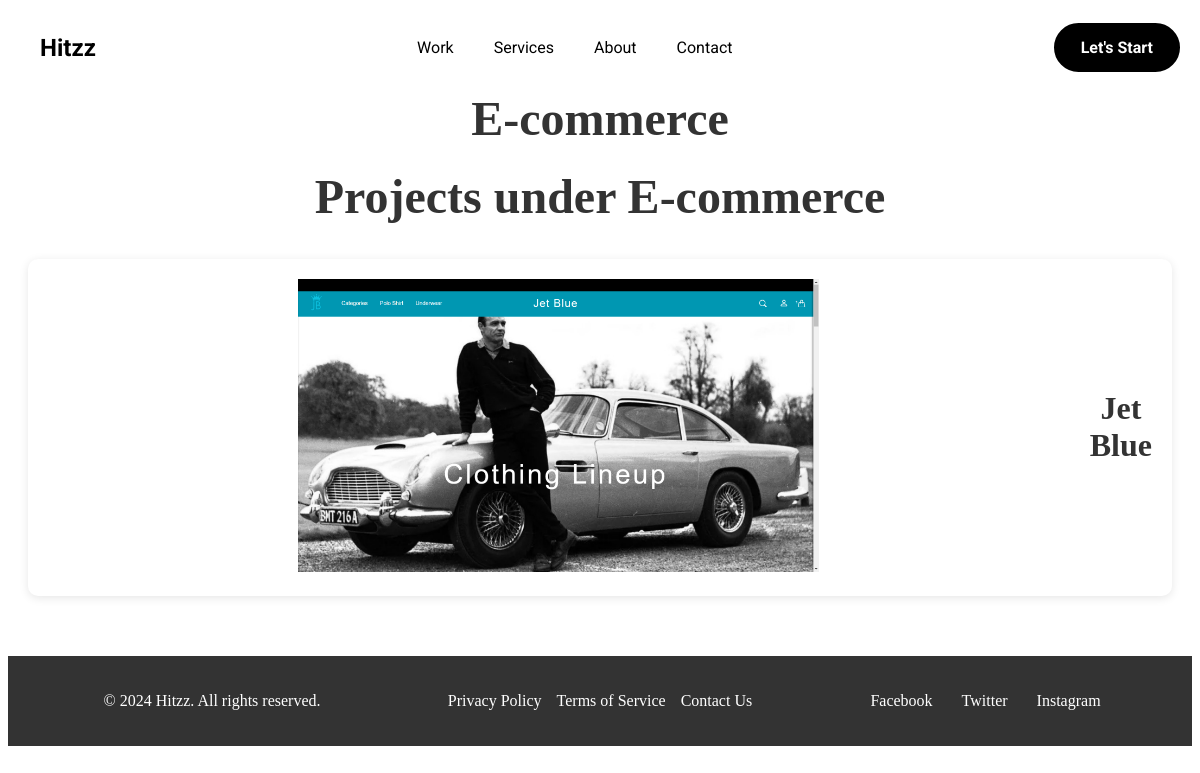
The page /project_list/1/ on the database its author committed.
### work/models.py (models this page shows, shortened)
class Category(models.Model):
    name = models.CharField(max_length=100)
    description = models.TextField(blank=True)

class ProjectImage(models.Model):
    project = models.ForeignKey(Project, on_delete=models.CASCADE, related_name='images')
    image = models.ImageField(upload_to='projects/')
    is_feature = models.BooleanField(default=False)

class Project(models.Model):
    category = models.ForeignKey(Category, on_delete=models.CASCADE, related_name='projects')
    title = models.CharField(max_length=200)
    description = models.TextField()
    date_created = models.DateField(auto_now_add=True)

### work/views.py (the view)
# urls.py: path('project_list/<int:category_id>/', views.project_list, name='project_list'),
def project_list(request, category_id):
    category = get_object_or_404(Category, pk=category_id)
    projects = category.projects.all()  # Uses the related_name 'projects'
    return render(request, 'work/category_detail.html', {'category': category, 'projects': projects})

### templates/work/category_detail.html (shortened to what this page needs)
{% extends './navbar.html' %}
{% load static %}
{% block content %}
<h1>{{ category.name }}</h1>
<h2>Projects under {{ category.name }}</h2>
<div class="project-gallery">
    {% for project in projects %}
        <div class="project-item">
            {% for image in project.images.all %}
                {% if image.is_feature %}
                    <a href="{% url 'work:project_detail' project.id %}">
                        <img src="{{ image.image.url }}" alt="{{ project.title }} Featured Image">
                    </a>
                {% endif %}
            {% endfor %}
            <div class="project-description">{{ project.title }}</div>
        </div>
    {% empty %}
        <p>No projects available under this category.</p>
    {% endfor %}
</div>
{% endblock %}

### static/styles.css (style rules this page uses)
h1 { font-size: 3em; line-height: 1.3; margin: 0; color: #333; }
h2 { font-size: 3em; line-height: 1.3; margin: 0; color: #333; margin-bottom: 30px; }
.project-gallery { display: flex; flex-direction: column; gap: 20px; }
.project-item { display: flex; align-items: center; justify-content: flex-start; background-color: white; border-radius: 10px; overflow: hidden; box-shadow: 0 2px 10px rgba(0, 0, 0, 0.1); padding: 20px; box-sizing: border-box; margin-bottom: 40px; }
.project-item img { width: 50%; height: auto; margin-right: 20px; }
.project-description { font-size: 2em; color: #333; text-align: left; flex: 1; font-weight: bold; text-align: center; }

### rows shown on the page
Category: name "E-commerce"
Project: title "Jet Blue"
ProjectImage: image (picture)
